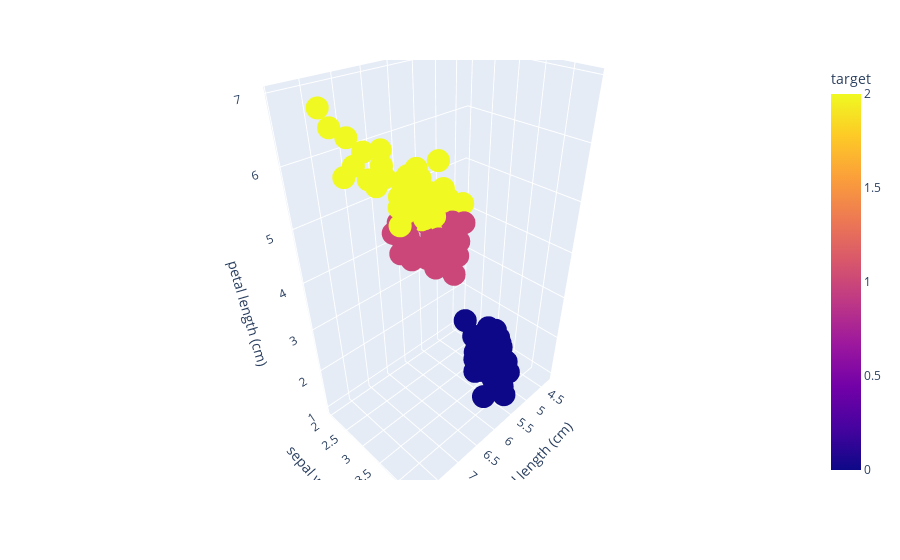

Notebook code for this chart:
### Code cell
px.scatter_3d(X, x='sepal length (cm)', y='sepal width (cm)', z='petal length (cm)', color='target')

### Figure 1 — Plotly figure (JSON) as saved in the notebook; plotly's stock layout.template omitted (floating-point values rounded to 4 significant figures; data arrays with more than 128 entries replaced by an {"elided": "..."} marker saying what was removed)
{"data": [{"hovertemplate": "sepal length (cm)=%{x}<br>sepal width (cm)=%{y}<br>petal length (cm)=%{z}<br>target=%{marker.color}<extra></extra>", "legendgroup": "", "marker": {"color": {"elided": "150 int values"}, "coloraxis": "coloraxis", "symbol": "circle"}, "mode": "markers", "name": "", "scene": "scene", "showlegend": false, "type": "scatter3d", "x": {"elided": "150 float values"}, "y": {"elided": "150 float values"}, "z": {"elided": "150 float values"}}], "layout": {"coloraxis": {"colorbar": {"title": {"text": "target"}}, "colorscale": [[0, "#0d0887"], [0.1111, "#46039f"], [0.2222, "#7201a8"], [0.3333, "#9c179e"], [0.4444, "#bd3786"], [0.5556, "#d8576b"], [0.6667, "#ed7953"], [0.7778, "#fb9f3a"], [0.8889, "#fdca26"], [1, "#f0f921"]]}, "legend": {"tracegroupgap": 0}, "margin": {"t": 60}, "scene": {"domain": {"x": [0, 1], "y": [0, 1]}, "xaxis": {"title": {"text": "sepal length (cm)"}}, "yaxis": {"title": {"text": "sepal width (cm)"}}, "zaxis": {"title": {"text": "petal length (cm)"}}}}}
